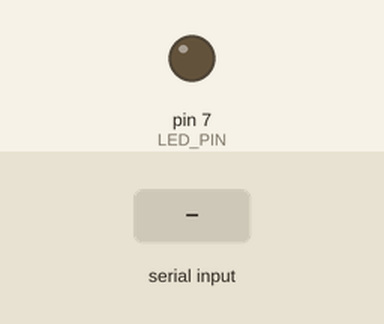
A sketch run on a simulated Arduino Uno, built with avr-gcc and run on an emulated ATmega328P. Shown: output pins drawn as LEDs (lit = HIGH). The inputs (shaded band) are chosen by the test bench. Storage starts empty.

Above: at 1.2 s.
1.3 s: byte 30 received over Serial
Timing chart, 0 to 4.3 s (numbered marks = the images above; inputs shaded):
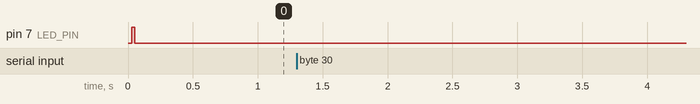

The sketch:

ibus_datalogger.ino
```cpp
#include "SPI.h"
#include "SD.h"

#define PIN_CS 10
#define LED_PIN 7
#define LED_BLINK_DURATION 50

File ibusLog;
int incomingByte;
int ledMillis;

void setup() {
    Serial.begin(9600, SERIAL_8E1);
    SD.begin(PIN_CS);
    if (SD.exists("ibuslog.txt")) {
      SD.remove("ibuslog.txt");
    }
    ibusLog = SD.open("ibuslog.txt", FILE_WRITE);
    pinMode(LED_PIN, OUTPUT);
    ledMillis = 0;
    digitalWrite(LED_PIN, HIGH);
}

void loop() {
  if (millis() - ledMillis > LED_BLINK_DURATION) {
    digitalWrite(LED_PIN, LOW);
  }
  if (Serial.available()) {
    incomingByte = Serial.read();
    ibusLog.print(incomingByte, HEX);
    ibusLog.print(" ");
    ibusLog.flush();
    digitalWrite(LED_PIN, HIGH);
  }
}
```
